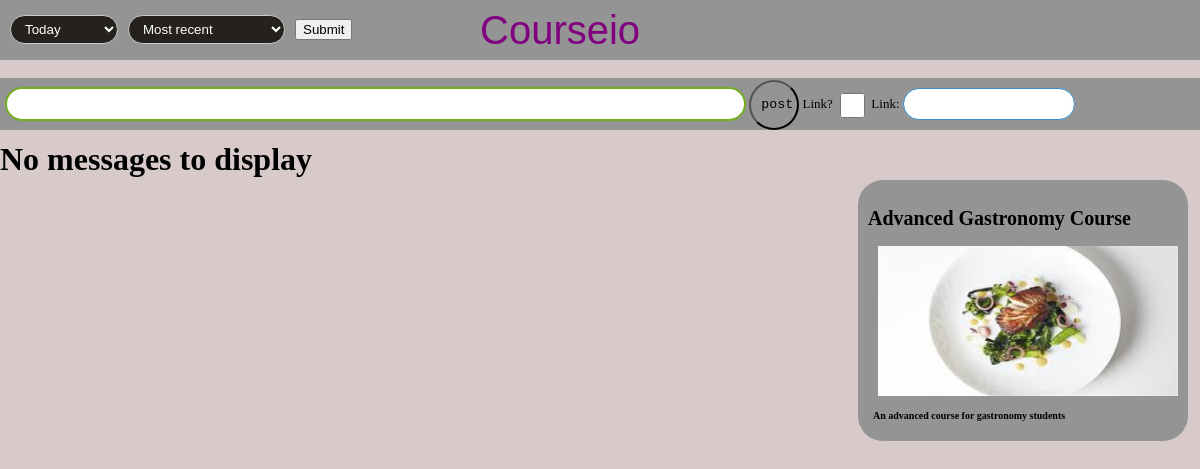
/cursoOnline/1/1/cursoChat/, run on the app's committed database.
### cursoOnline/models.py (models this page shows)
class Curso(models.Model):
    nome = models.CharField(max_length=200)
    descricao = models.CharField(max_length=2000)
    linkname = models.CharField(max_length=200, default="null")
    def __str__(self):
        return self.nome

### cursoOnline/views.py (the view)
# urls.py: url(r'^(?P<curso_id>[0-9]+)/(?P<participante_id>[0-9]+)/cursoChat/$', views.cursoChat, name='cursoChat'),
def cursoChat(request, curso_id, participante_id):
    participante = get_object_or_404(Participante, pk=participante_id)
    curso = get_object_or_404(Curso, pk=curso_id)
    template = loader.get_template('cursoOnline/cursoChat.html')
    today_min = datetime.datetime.combine(datetime.date.today(), datetime.time.min)
    today_max = datetime.datetime.combine(datetime.date.today(), datetime.time.max)
    lWeek_min= today_min - datetime.timedelta(weeks=1)
    lMonth_min = today_min - datetime.timedelta(weeks=4)
    if request.method == 'POST':
        if 'Post' in request.POST:
            m = Mensagem()
            if request.POST.get('islink') == 'on':
                m.isLink = True
                m.link = request.POST.get('link')
            m.content = request.POST.get('content')
            m.participante = Participante.objects.get(pk=participante_id)
            m.curso = Curso.objects.get(pk=curso_id)
            m.pub_date = timezone.now()
            m.save()
            return HttpResponseRedirect(reverse('cursoOnline:cursoChat', args=(curso_id, participante_id)))
        elif 'm_idU' in request.POST:
            m = Mensagem.objects.get(pk=request.POST.get('m_idU'))
            m.upvotes = m.upvotes + 1
            m.save()
            return HttpResponseRedirect(reverse('cursoOnline:cursoChat', args=(curso_id, participante_id)))
        elif 'm_idD' in request.POST:
            m = Mensagem.objects.get(pk=request.POST.get('m_idD'))
            m.downvotes = m.downvotes + 1
            m.save()
            return HttpResponseRedirect(reverse('cursoOnline:cursoChat', args=(curso_id, participante_id)))
        elif 'sort' in request.POST:
            if request.POST.get('sort') == 'Most Recent' and request.POST.get('filtro') == 'Today':
                sort = request.POST.get('sort')
                filtro = request.POST.get('filtro')
                message_list = Mensagem.objects.all().filter(curso=curso_id).filter(pub_date__range=(today_min, today_max)).order_by('pub_date')
                context = {'curso': curso, 'participante': participante, 'message_list': message_list, 'sort' : sort, 'filtro' : filtro}
                return HttpResponse(template.render(context, request))
            elif request.POST.get('sort') == 'Most Recent' and request.POST.get('filtro') == 'Last Week':
                message_list = Mensagem.objects.all().filter(curso=curso_id).filter(pub_date__range=(lWeek_min, today_max)).order_by('pub_date')
                context = {'curso': curso, 'participante': participante, 'message_list': message_list}
                return HttpResponse(template.render(context, request))
            elif request.POST.get('sort') == 'Most Recent' and request.POST.get('filtro') == 'Last Month':
                message_list = Mensagem.objects.all().filter(curso=curso_id).filter(pub_date__range=(lMonth_min, today_max)).order_by('pub_date')
                context = {'curso': curso, 'participante': participante, 'message_list': message_list}
                return HttpResponse(template.render(context, request))
            elif request.POST.get('sort') == 'Most Recent' and request.POST.get('filtro') == 'All Time':
                message_list = Mensagem.objects.all().filter(curso=curso_id).order_by('pub_date')
                context = {'curso': curso, 'participante': participante, 'message_list': message_list}
                return HttpResponse(template.render(context, request))
            elif request.POST.get('sort') == 'Upvotes' and request.POST.get('filtro') == 'Today':
                message_list = Mensagem.objects.all().filter(curso=curso_id).filter(pub_date__range=(today_min, today_max)).order_by('-upvotes')
                context = {'curso': curso, 'participante': participante, 'message_list': message_list}
                return HttpResponse(template.render(context, request))
            elif request.POST.get('sort') == 'Upvotes' and request.POST.get('filtro') == 'Last Week':
                message_list = Mensagem.objects.all().filter(curso=curso_id).filter(pub_date__range=(lWeek_min, today_max)).order_by('-upvotes')
                context = {'curso': curso, 'participante': participante, 'message_list': message_list}
                return HttpResponse(template.render(context, request))
            elif request.POST.get('sort') == 'Upvotes' and request.POST.get('filtro') == 'Last Month':
                message_list = Mensagem.objects.all().filter(curso=curso_id).filter(pub_date__range=(lMonth_min, today_max)).order_by('-upvotes')
                context = {'curso': curso, 'participante': participante, 'message_list': message_list}
                return HttpResponse(template.render(context, request))
            elif request.POST.get('sort') == 'Upvotes' and request.POST.get('filtro') == 'All Time':
                message_list = Mensagem.objects.all().filter(curso=curso_id).order_by('-upvotes')
                context = {'curso': curso, 'participante': participante, 'message_list': message_list}
                return HttpResponse(template.render(context, request))
            elif request.POST.get('sort') == 'Downvotes' and request.POST.get('filtro') == 'Today':
                message_list = Mensagem.objects.all().filter(curso=curso_id).filter(pub_date__range=(today_min, today_max)).order_by('-downvotes')
                context = {'curso': curso, 'participante': participante, 'message_list': message_list}
                return HttpResponse(template.render(context, request))
            elif request.POST.get('sort') == 'Downvotes' and request.POST.get('filtro') == 'Last Week':
                message_list = Mensagem.objects.all().filter(curso=curso_id).filter(pub_date__range=(lWeek_min, today_max)).order_by('-downvotes')
                context = {'curso': curso, 'participante': participante, 'message_list': message_list}
                return HttpResponse(template.render(context, request))
            elif request.POST.get('sort') == 'Downvotes' and request.POST.get('filtro') == 'Last Month':
                message_list = Mensagem.objects.all().filter(curso=curso_id).filter(pub_date__range=(lMonth_min, today_max)).order_by('-downvotes')
                context = {'curso': curso, 'participante': participante, 'message_list': message_list}
                return HttpResponse(template.render(context, request))
            elif request.POST.get('sort') == 'Downvotes' and request.POST.get('filtro') == 'All Time':
                message_list = Mensagem.objects.all().filter(curso=curso_id).order_by('downvotes')
                context = {'curso': curso, 'participante': participante, 'message_list': message_list}
                return HttpResponse(template.render(context, request))
            elif request.POST.get('sort') == 'UpDownvotes' and request.POST.get('filtro') == 'Today':
                message_list = Mensagem.objects.all().filter(curso=curso_id).filter(pub_date__range=(today_min, today_max)).order_by('-upvotes', 'downvotes')
                context = {'curso': curso, 'participante': participante, 'message_list': message_list}
                return HttpResponse(template.render(context, request))
            elif request.POST.get('sort') == 'UpDownvotes' and request.POST.get('filtro') == 'Last Week':
                message_list = Mensagem.objects.all().filter(curso=curso_id).filter(pub_date__range=(lWeek_min, today_max)).order_by('-upvotes', 'downvotes')
                context = {'curso': curso, 'participante': participante, 'message_list': message_list}
                return HttpResponse(template.render(context, request))
            elif request.POST.get('sort') == 'UpDownvotes' and request.POST.get('filtro') == 'Last Month':
                message_list = Mensagem.objects.all().filter(curso=curso_id).filter(pub_date__range=(lMonth_min, today_max)).order_by('-upvotes', 'downvotes')
                context = {'curso': curso, 'participante': participante, 'message_list': message_list}
                return HttpResponse(template.render(context, request))
            else:
                message_list = Mensagem.objects.all().filter(curso=curso_id).order_by('-upvotes', 'downvotes')
                context = {'curso': curso, 'participante': participante, 'message_list': message_list}
                return HttpResponse(template.render(context, request))
    else:
        message_list = Mensagem.objects.all().filter(curso=curso_id).filter(pub_date__range=(today_min, today_max)).order_by('pub_date')
        context = {'curso': curso, 'participante': participante, 'message_list': message_list}
        return HttpResponse(template.render(context, request))

### cursoOnline/templates/cursoOnline/cursoChat.html (shortened to what this page needs)
<!DOCTYPE html>
<html lang="en">
<head>
    {% load static %}
    <link rel="stylesheet" type="text/css" href="{% static 'cursoOnline/cursoChat.css' %}">
</head>
<body>
<div class="header">
    <nav>
        <div class="site-title">Courseio</div>
        <ul>
            <form method="POST" name="filter">
                <li>
                    <select name='filtro'>
                        <option value="Today" name='Today'>Today</option>
                    </select>
                <li>
                    <select name='sort'>
                        <option value="Most Recent">Most recent</option>
                    </select>
                   <li><input type="submit" name="sortfilter">
            </form>
        </ul>
    </nav>
</div>
<div id="content">
    <div id="columns-container">
        <div class="column column-a">
            {% if message_list %}
            <br id="posts">
                {% for m in message_list %}
                <div name="post{{ forloop.counter }}" id="idk">
                    <div id="postHeader">
                        <div class="header">
                            <nav>
                                <ul>
                                    <div class="site-title"></div>
                                    <li> <form method="POST">
                                            {% csrf_token %}
                                            <input type="hidden" value="{{ m.id }}" name="m_idU">
                                            <input type="image" name="up" value="up" height="10" src="https://toppng.com/uploads/preview/arrow-clipart-windows-green-up-arrow-ico-11563053386iuhx755inu.png" alt="Submit Me" >
                                            <li>{{ m.upvotes }}</li>
                                    </form>
                                    <li> <form method="POST">
                                            {% csrf_token %}
                                            <input type="hidden" value="{{ m.id }}" name="m_idD">
                                            <input type="image" name="down" value="down" alt="Submit Me" height="10">
                                            <li>{{ m.downvotes }}</li>
                                    </form>
                                    <li>{{ m.participante }}</li>
                                </ul>
                            </nav>
                        </div>
                    </div>
                    <div id="message">
                        {% if m.isLink %}
                            <iframe src="{{ m.link }}"></iframe>
                            <h2 id="id2">{{ m.content }}</h2>
                        {% else %}
                            <h3 id="id3">{{ m.content }}</h3>
                        {% endif %}
                    </div>
                </div></br>
                {% endfor %}
            </div>
                {% else %}
                    <h1>No messages to display</h1>
                {% endif %}
        </div>
        <div class="column column-b">
            <div id="idk">
                <h2>{{ curso }}</h2>
                {% with 'cursoOnline/'|add:curso.linkname|add:'.jpg' as link %}
                    <image src="{% static link %}"id="img"></image>
                {% endwith %}
                <h3>{{ curso.descricao }}</h3>
            </div>
        </div>
    </div>
</div></br>
<div class="sticky">
<div id="footer">
    <form method="POST"  id="postform">
        <input type="text" name="content" id="text">
        <input type="submit" name="Post" value="post" id="post">
        Link?
        <input type="checkbox" name="islink" id="checkbox">
        Link:
        <input type="text" name="link" id="link">
    </form>
</div>
</div>
</body>
</html>

### cursoOnline/static/cursoOnline/cursoChat.css (style rules this page uses)
html, body { height: 100%; margin: 0; background:#d8caca; }
nav { width: 100%; height: 60px; background: #949494; postion: fixed; z-index: 10; }
nav div { color: purple; font-size: 40px; font-family:Helvetica; line-height: 60px; position: absolute; top: 0; left:40%; }
nav ul { list-style-type: none; margin: 0 2% auto 0; padding-left: 0; text-align: left; max-width: 100%; }
nav ul li { display: inline-block; line-height: 60px; margin-left: 10px; }
select { background-color: #25221e; color:white; border-radius:36px; display:inline-block; overflow:hidden; border:1px solid #cccccc; padding: 5px 10px; }
#columns-container { position:relative; height: 100%; width: 100%; }
.column { position: absolute; }
.column-a { top: 0; bottom: 0; right: 40%; left: 0; margin-top :5%; }
.column-b { top: 0; bottom: 0; right: 0; right: 1%; background:#949494; margin-top :10%; }
#idk { border-radius: 25px; padding: 10px; background:#949494; width=200px; height=300px; }
#img { margin-left:10px; width:300px; height:150px; }
h2 { font-family:Lucida Console; font-size: 20px; color:#2F4F4; }
h3 { margin-left:5px; font-family:Lucida Console; font-size: 10px; color:#2F4F4; }
div.sticky { position: -webkit-sticky; position: sticky; top: 0; }
#footer { position:relative; left:0; top:0; width:100%; height:5%; background-color:#949494; }
#text { position:relative; border-radius: 25px; border: 2px solid #73AD21; padding: 10px; width: 60%; height: 10px; }
#post { position:relative; background:url(""); border-radius: 25px; padding: 10px; width: 50px; height: 50px; text-align:center; font-family:Courier; }
#postform { position:relative; margin-left:5px; }
form { position:relative; font-family:Lucida Console; font-size: 13px; color:#2F4F4; }
#checkbox { position:relative; margin-top:5px; top:10px; position: relative; height: 25px; width: 25px; }
#link { position:relative; border-radius: 25px; border: 1px solid #3792cb; padding: 10px; width: 150px; height: 10px; }

### data on the page
Curso: nome "Advanced Gastronomy Course", descricao "An advanced course for gastronomy students"
